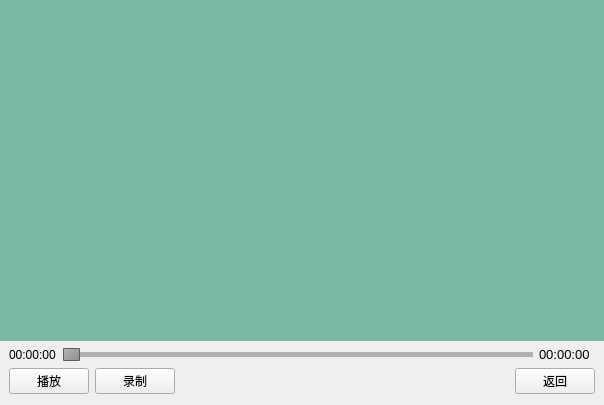
<?xml version="1.0" encoding="UTF-8"?>
<ui version="4.0">
 <class>IpcEmulatorClass</class>
 <widget class="QMainWindow" name="IpcEmulatorClass">
  <property name="geometry">
   <rect>
    <x>0</x>
    <y>0</y>
    <width>604</width>
    <height>405</height>
   </rect>
  </property>
  <property name="minimumSize">
   <size>
    <width>604</width>
    <height>405</height>
   </size>
  </property>
  <property name="maximumSize">
   <size>
    <width>1920</width>
    <height>1080</height>
   </size>
  </property>
  <property name="windowTitle">
   <string>IpcEmulator</string>
  </property>
  <widget class="QWidget" name="centralWidget">
   <property name="styleSheet">
    <string notr="true"/>
   </property>
   <layout class="QGridLayout" name="gridLayout">
    <property name="leftMargin">
     <number>0</number>
    </property>
    <property name="topMargin">
     <number>0</number>
    </property>
    <property name="rightMargin">
     <number>0</number>
    </property>
    <item row="0" column="0">
     <widget class="QLabel" name="VideoWidget">
      <property name="enabled">
       <bool>true</bool>
      </property>
      <property name="sizePolicy">
       <sizepolicy hsizetype="Expanding" vsizetype="Expanding">
        <horstretch>0</horstretch>
        <verstretch>0</verstretch>
       </sizepolicy>
      </property>
      <property name="styleSheet">
       <string notr="true">background-color:rgb(123, 186, 162)</string>
      </property>
      <property name="text">
       <string/>
      </property>
     </widget>
    </item>
    <item row="1" column="0">
     <layout class="QHBoxLayout" name="horizontalLayout_2">
      <property name="leftMargin">
       <number>9</number>
      </property>
      <property name="rightMargin">
       <number>9</number>
      </property>
      <item>
       <widget class="QLabel" name="CurrentTime">
        <property name="minimumSize">
         <size>
          <width>48</width>
          <height>0</height>
         </size>
        </property>
        <property name="text">
         <string>00:00:00</string>
        </property>
       </widget>
      </item>
      <item>
       <widget class="QSlider" name="progressBar">
        <property name="sizePolicy">
         <sizepolicy hsizetype="Expanding" vsizetype="Fixed">
          <horstretch>0</horstretch>
          <verstretch>0</verstretch>
         </sizepolicy>
        </property>
        <property name="cursor">
         <cursorShape>PointingHandCursor</cursorShape>
        </property>
        <property name="styleSheet">
         <string notr="true">QSlider::groove:horizontal{
	/*border:1px solid #999999;*/
	border-radius:20px;
	height:1px;
	/*
	background:qlineargradient(x1:0, y1:0, x2:0, y2:1, stop:0 #b4b4b4, stop:1 #c4c4c4);
	*/
	margin:2px 0;
}
 QSlider::handle:horizontal {
     background: qlineargradient(x1:0, y1:0, x2:1, y2:1, stop:0 #b4b4b4, stop:1 #8f8f8f);
     border: 1px solid #5c5c5c;
     width: 15px;
     margin: -6 0; /* handle is placed by default on the contents rect of the groove. Expand outside the groove */
     border-radius: 1px;
 }

QSlider::add-page:horizontal{
	background:rgba(177, 177, 177, 1);
}
QSlider::sub-page:horizontal{
	background:rgba(95, 175, 125, 1);
}
QSlider{
	background-color:rgba(255, 255, 255, 0);
}
</string>
        </property>
        <property name="orientation">
         <enum>Qt::Horizontal</enum>
        </property>
       </widget>
      </item>
      <item>
       <widget class="QLabel" name="TotalTime">
        <property name="minimumSize">
         <size>
          <width>56</width>
          <height>0</height>
         </size>
        </property>
        <property name="font">
         <font>
          <pointsize>10</pointsize>
         </font>
        </property>
        <property name="styleSheet">
         <string notr="true">label{
	text:rgba(0,0,0,0.3)
}</string>
        </property>
        <property name="text">
         <string>00:00:00</string>
        </property>
       </widget>
      </item>
     </layout>
    </item>
    <item row="2" column="0">
     <layout class="QHBoxLayout" name="horizontalLayout">
      <property name="leftMargin">
       <number>9</number>
      </property>
      <property name="rightMargin">
       <number>9</number>
      </property>
      <item>
       <widget class="QPushButton" name="playBtn">
        <property name="text">
         <string>播放</string>
        </property>
       </widget>
      </item>
      <item>
       <widget class="QPushButton" name="recordBtn">
        <property name="text">
         <string>录制</string>
        </property>
       </widget>
      </item>
      <item>
       <widget class="QLabel" name="stateLabel">
        <property name="text">
         <string/>
        </property>
       </widget>
      </item>
      <item>
       <spacer name="horizontalSpacer_2">
        <property name="orientation">
         <enum>Qt::Horizontal</enum>
        </property>
        <property name="sizeType">
         <enum>QSizePolicy::Expanding</enum>
        </property>
        <property name="sizeHint" stdset="0">
         <size>
          <width>13</width>
          <height>20</height>
         </size>
        </property>
       </spacer>
      </item>
      <item>
       <widget class="QPushButton" name="backBtn">
        <property name="text">
         <string>返回</string>
        </property>
       </widget>
      </item>
     </layout>
    </item>
   </layout>
  </widget>
 </widget>
 <layoutdefault spacing="6" margin="11"/>
 <resources>
  <include location="ipcemulator.qrc"/>
 </resources>
 <connections/>
</ui>
